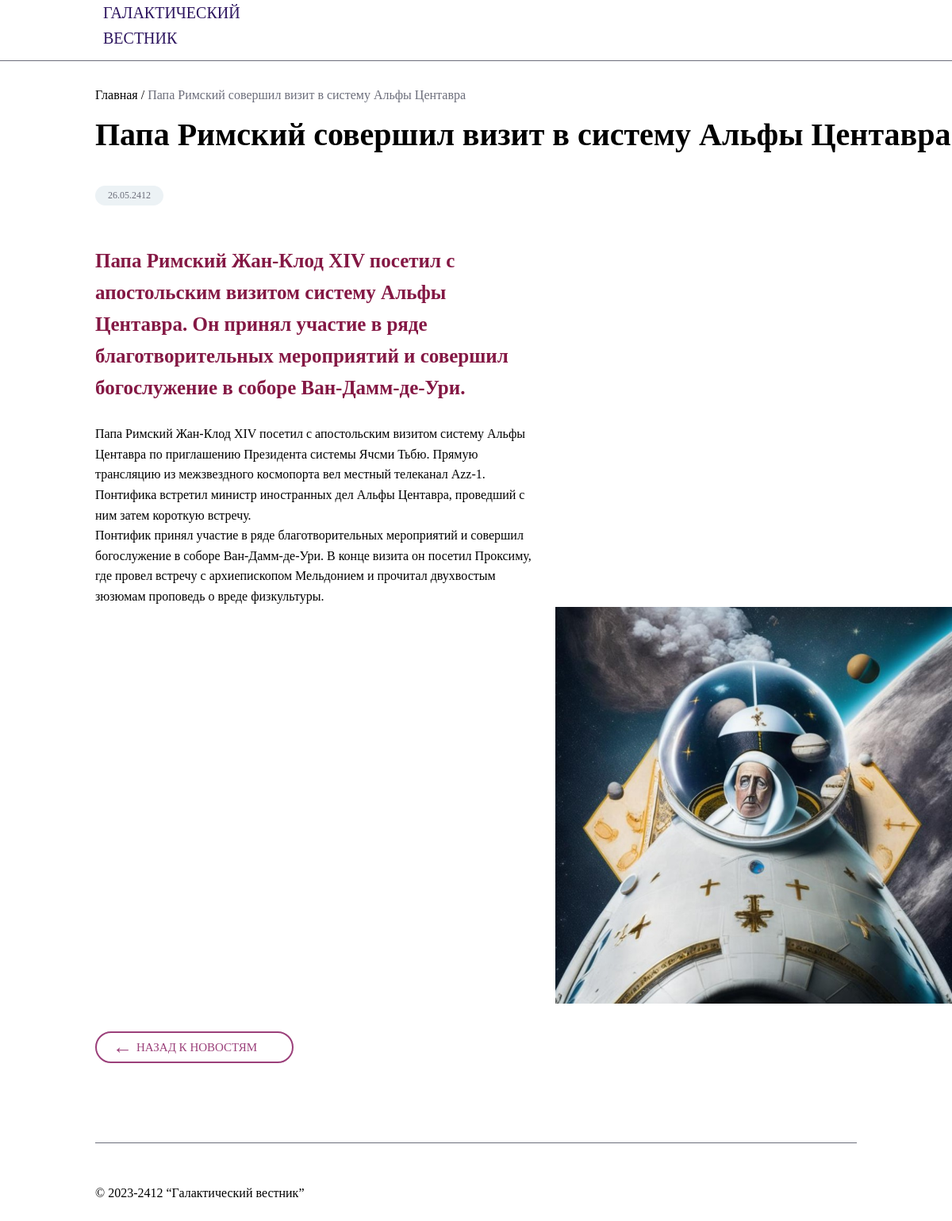
/news/group=0&newseg=0/newsID=1, run on the app's committed database.
### tables this page shows
CREATE TABLE `news` (
  `id` int(11) unsigned NOT NULL AUTO_INCREMENT,
  `date` datetime NULL DEFAULT NULL,
  `title` varchar(250) NOT NULL DEFAULT '',
  `announce` text NULL DEFAULT NULL,
  `content` text NULL DEFAULT NULL,
  `image` varchar(250) NOT NULL DEFAULT '',
  PRIMARY KEY (`id`),
  KEY `id` (`id`),

  KEY `idx_news_date` (`date`));

### index.php (called while the page is built, shortened)
<?php
$partsOrig = explode("/", $_SERVER["REQUEST_URI"]);
$prefix = '/news';
$postfix = '/newsID=';
$parts[1] = $partsOrig[1] ?? Null;
$parts[2] = $partsOrig[2] ?? Null;
$parts[3] = $partsOrig[3] ?? Null;
$uriFirstLevel = preg_match('/news/', (string) $parts[1]);
$uriSecondLevel = preg_match('/group=[0-9]*&newseg=[0-9]*/',(string) $parts[2]);
$uriThridLevel = preg_match('/newsID=[0-9]*/',(string) $parts[3]);
if ( ($parts[1] == NULL or $parts[1] == 'news') and $parts[2] == NULL):
    header("Location: /news/group=0&newseg=0");
    exit;
 elseif ( $uriFirstLevel == True and $uriSecondLevel == True and $parts[3] == Null):
$numbers = preg_split("/[=&]/",$parts[2]);
$newsID = $parts[3] ?? Null;
elseif ( $uriFirstLevel == True and $uriSecondLevel == True and $uriThridLevel == True):
$numbers = preg_split("/[=&]/",$parts[2]);
$newsID = preg_split("/=/",$parts[3])[1];
else:
    http_response_code(404);
	echo "<h3>Ошибка 404</h3><p1>Страница не существует</p1>";
	exit;
endif;
$database = new Database("localhost","galaxy_newspaper", "admin@localhost", "myawesomepass");
$gateway = new NewsGateway($database);
$view = new mainPageView();
$newsView = new showNewsView();
$controller = new NewsController($gateway,$view,$newsView);
$controller -> processRequest($_SERVER["REQUEST_METHOD"], (int)$numbers[1], (int) $numbers[3],$prefix,$postfix,$newsID);

### src/NewsGateway.php (called while the page is built)
<?php
class NewsGateway
{
    private PDO $conn;
    public function __construct(Database $database)
    {
        $this -> conn = $database -> getConnection();
    }
    public function getAll(): array
    {
        $sql = 'SELECT id, DATE_FORMAT(date, "%d.%m.%Y") as date,title,announce,content,image FROM news GROUP BY date DESC';
        $stmt = $this -> conn -> query($sql);
        $data = [];
        while ($row = $stmt -> fetch(PDO::FETCH_ASSOC)) {
            $data[] = $row;
        }
        return $data;
    }
}

### src/Database.php (called while the page is built, shortened)
<?php
class Database {
    public function getConnection(): PDO
    {
        $dsn = "mysql:host={$this->host};dbname={$this->name};charset=utf8";
        return new PDO($dsn, $this->user, $this->password, [
            PDO::ATTR_EMULATE_PREPARES => false,
            PDO::ATTR_STRINGIFY_FETCHES => false
        ]);
    }
}

### src/showNewsView.php (the view)
<?php
class showNewsView {
     public function displayParticularNews(int $prevGroup, int $prevButton, string $newsID,string $prefix, string $postfix, $particulNews): void {
echo '
        <!DOCTYPE html>
<html>
<head>
<meta http-equiv="content-type" content="text/html; charset=UTF-8">
<link href="/src/styleNewsView.css" rel="stylesheet" type="text/css" />
</head>
<body>
<div class="container">
  <div class="top_panel">
    <div class="logo">
        <object data="/src/Vector.svg"></object>
    </div>
    <div>
        <a>ГАЛАКТИЧЕСКИЙ </br> ВЕСТНИК</a>
    </div>
  </div>
  <div class = "header_line"></div>
  <div class = "path_style">
        <div class = "path_style_text_part_1"> <a href="' . $prefix . '" class = "path_style_link"> <div class="test_path">Главная /&nbsp </div> </a> </div>
        <div class = "path_style_text_part_2"> ' . $particulNews['title'] . '</div>
  </div>
  <div>
    <div class="title_style">
        <div class="title_style_content">
            '. $particulNews['title'] . '
        </div>
    </div>
    <div class="date">' . $particulNews['date'] . '</div>
    <div class="news_text">
      <div class="news_text_with_pict">
        <div class="news_text_frame"><div class="announce"> ' . $particulNews['announce'] . '</div><br>
          <div class="content">' . $particulNews['content'] . '</div>
        </div>
        <div class="image_news"> <img src="/src/images/' . $particulNews['image'] . '" class="image_style" ></div>
      </div>
    </div>
  </div>
  <div class="news_content_level_II">
    <a href="' . $prefix . '/group=' . $prevGroup .  '&newseg=' . $prevButton . '" class="button_link_style">
      <div class="open_news_button">
        <div class="arrow_form">&#8592</div>
        <div class="open_news_button_textcontent"> НАЗАД К НОВОСТЯМ </div>
      </div>
    </a>
    <div class = "footer_line"></div>
  </div>
  <footer class="footer_style">
    <p>&copy 2023-2412 <q>Галактический вестник</q></p>
  </footer>
</div>
</body>
</html>
';
}
}

### src/styleNewsView.css (style rules this page uses)
*, *:before, *:after { margin:0; padding:0; -webkit-box-sizing: border-box; -moz-box-sizing: border-box; -ms-box-sizing: border-box; box-sizing: border-box; }
body { margin:0; line-height:1.6; font-family: Serif; }
.container { width:100%; max-width: 1350px; max-height: 2186px; margin: 0 auto; }
.top_panel { background-color: #FFFFFF; overflow: hidden; text-align: left; text-decoration: none; font-size: 20px; margin-left: 120px; padding-bottom:1%; color: #2C145E; }
.top_panel div { display: flex; float: left; margin-right:10px; }
.header_line { width: 100%; border-top: 1px solid #6C6E7B; }
.path_style { margin-top:30px; margin-left:120px; margin-bottom:5px; display:flex; }
.test_path { color:black; }
.path_style_text_part_2 { color:#6C6E7B; }
.path_style_link { text-decoration: none; }
.title_style { overflow: hidden; text-align: left; text-decoration: none; margin-left: 0px; padding-bottom:1%; padding-left:120px; margin-bottom:20px; width:1215px; }
.title_style_content { font-size:40px; font-weight:bold; }
.news_text { margin-top:50px; }
.news_text_frame { float:left; width:570px; }
.news_content_level_II { margin-top:20px; margin-left:120px; margin-bottom:50px; }
.image_style { position:relative; width:100%; height:100%; object-fit:contain; }
.image_news { width:500px; float:right; margin-left:20px; }
.news_text_with_pict { display:inline-block; margin-left:120px; }
.content { margin-right:10px; }
.announce { margin-right:40px; color:#841844; font-size:25px; }
.date { background:#ECF2F5; width: 86px; height:25px; border-radius: 20px; text-align:center; align-items: center; padding-top:3px; font-size:12px; color:#6C6E7B; margin-left:120px; }
.open_news_button { background:white; width: 250px; height:40px; border-radius: 20px; font-size:18px; display:flex; color:#9B407A; border-style:solid; border-width:2px; border-color:#9B407A; }
.button_link_style { text-decoration: none; }
.open_news_button_textcontent { top:6px; width:300px; position:relative; font-size:15px; }
.arrow_form { position:relative; bottom:2px; font-size:25px; width:10px; margin-left:20px; margin-right:20px; }
.footer_line { margin-top:100px; margin-right:120px; border-top: 1px solid #6C6E7B; }
.footer_style { margin-left:120px; margin-bottom:40px; }
.announce { font-weight:bold; }

### data on the page
news: title "Папа Римский совершил визит в систему Альфы Центавра", announce "Папа Римский Жан-Клод XIV посетил с апостольским визитом систему Альфы Центавра. Он принял участие в ряде благотворительных мероприятий и совершил богослужение в соборе Ван-Дамм-де-Ури.", content "Папа Римский Жан-Клод XIV посетил с апостольским визитом систему Альфы Центавра по приглашению Президента системы Ячсми Тьбю. Прямую трансляцию из межзвездного космопорта вел местный телеканал Azz-1. Понтифика встретил министр иностранных дел Альфы Центавра, проведший с ним затем короткую встречу. Понтифик принял участие в ряде благотворительных мероприятий и совершил богослужение в соборе Ван-Дамм-де-Ури. В конце визита он посетил Проксиму, где провел встречу с архиепископом Мельдонием и прочитал двухвостым зюзюмам проповедь о вреде физкультуры.", image (picture)

### other printed values
$particulNews['date'] "26.05.2412"
